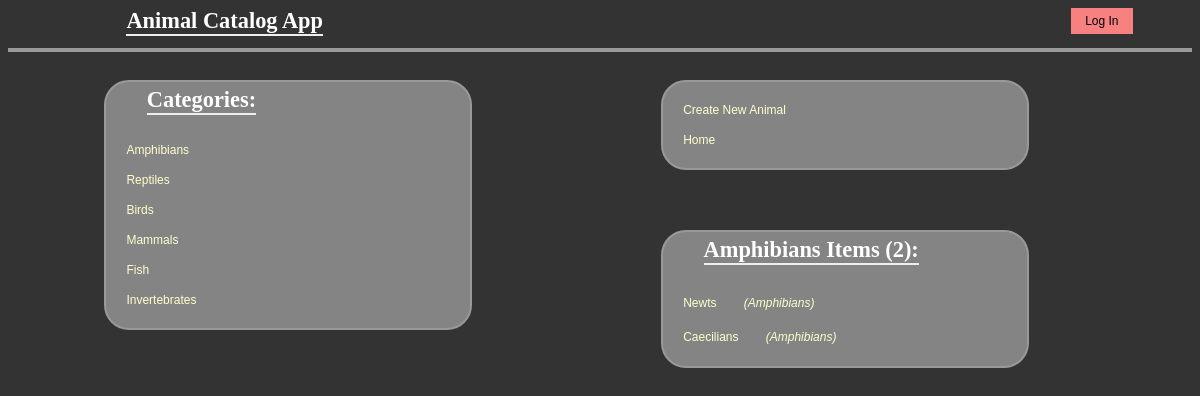
The app's page /catalog/Amphibians/items with its own data.
### database_setup.py (models this page shows)
class Categories(Base):
    __tablename__ = 'categories'
    id = Column(Integer, primary_key=True)
    name = Column(String(250), nullable=False)

class Items(Base):
    __tablename__ = 'items'
    name = Column(String(80), nullable=False)
    id = Column(Integer, primary_key=True)
    description = Column(String(250))
    category_id = Column(Integer, ForeignKey('categories.id'))
    categories = relationship(Categories)

### project.py (the view)
@app.route('/catalog/<string:category_name>/items')
def categoryList(category_name):
    category = session.query(Categories).all()
    category_one = session.query(Categories).filter_by(name=category_name).one()
    items = session.query(Items).filter_by(category_id=category_one.id).all()
    count = session.query(Items).filter_by(category_id=category_one.id).count()
    statusIn = 'visible'
    statusOut = 'none'
    if 'username' in login_session:
        statusIn = 'none'
        statusOut = 'visible'
    return render_template('categories.html', category=category, items=items,
                           category_name=category_name,
                           statusIn=statusIn, statusOut=statusOut, count=count)

### templates/categories.html (shortened to what this page needs)
<html>
	<head>
		<link rel=stylesheet type=text/css href="{{ url_for('static', filename='styles.css') }}">
	</head>
	<body>
		<div class = 'header'>
				<h1>Animal Catalog App</h1>
				<a id="login"    class='button {{ statusIn }}'  href="/login" >Log In</a>
		</div>
		<div class='container'>
			<div class = 'pane'>
				<div class = 'header'>
				<h1>Categories:</h1>
				</div>
				{% for i in category %}
				<div class = 'animalDiv'>
					<p>
						<a href = '{{ url_for('categoryList', category_name = i.name) }}'> {{i.name}} </a>
					</p>
				</div>
				{% endfor %}
			</div>
			<div class='pane'>
				<p>
					<a href = '{{url_for('newItem') }}'>Create New Animal</a>
				</p>
				<p>
					<a href = '{{ url_for('homePage') }}'> Home </a>
				</p>
			</div>
			<div class = 'pane'>
				<div class = 'header'>
					<h1>{{category_name}} Items ({{ count }}):</h1>
				</div>
				{% for i in items %}
				<div class = 'animalDiv'>
					<p>
						<a href = '{{ url_for('itemDetail', category_name = i.categories.name , item_id = i.id ) }}'> {{i.name}} </a>
						<a class='categoryLink' href = '{{ url_for('categoryList', category_name = i.categories.name) }}'> ({{i.categories.name}}) </a>
					</p>
				</div>
				{% endfor %}
			</div>
		</div>
	</body>
</html>

### static/styles.css (style rules this page uses)
body { font-family: sans-serif; background-image: url('img3.jpg'); background-color: #333333 }
h1, h2, h3, h4 { color: #FFFFFF; }
h1, h2 { font-family: 'Georgia', serif; margin: 0; }
h1 { border-bottom: 2px solid #eee; font-size: 1.4em; }
p, dd, dt { color: #CCCCCC; }
a { text-decoration: none; color:#FFFFCC; font-size: .75em; margin-left: 15px; }
a.button { -webkit-appearance: button; -moz-appearance: button; appearance: button; text-decoration: none; color: initial; background-color: #E6E6E6; padding: 6px; width: 50px; float: right; margin-right: 5%; }
.container { border: 2px solid; border-color: #999999; }
.pane { width:30%; float: left; border: 2px solid; border-radius: 25px; padding: 5px; margin: 30px 8%; border-color: #999999; background-color: #848484 }
.header { left:50%; text-align: center; height: 40px; }
.categoryLink { font-style: italic; }
.header h1 { float: left; margin-left: 10%; }
#login, #logout { background-color: #F78181 }

### records on screen
Categories: name "Amphibians"
Categories: name "Reptiles"
Categories: name "Birds"
Categories: name "Mammals"
Categories: name "Fish"
Categories: name "Invertebrates"
Items: name "Newts", categories.name "Amphibians"
Items: name "Caecilians", categories.name "Amphibians"

### other values on screen
{{ count }} "2"
